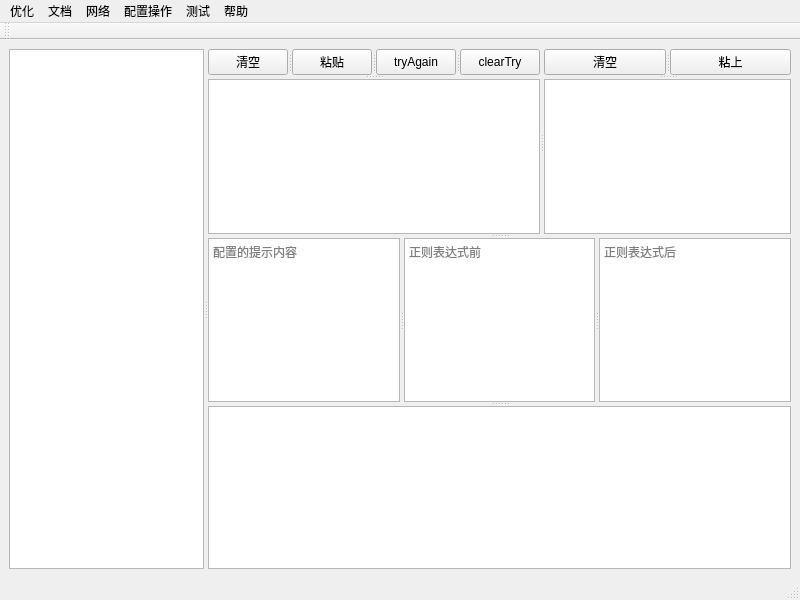
<?xml version="1.0" encoding="UTF-8"?>
<ui version="4.0">
 <class>MainWindow</class>
 <widget class="QMainWindow" name="MainWindow">
  <property name="geometry">
   <rect>
    <x>0</x>
    <y>0</y>
    <width>800</width>
    <height>600</height>
   </rect>
  </property>
  <property name="windowTitle">
   <string>代码集</string>
  </property>
  <property name="windowIcon">
   <iconset theme="title.ico">
    <normaloff>.</normaloff>.</iconset>
  </property>
  <widget class="QWidget" name="centralwidget">
   <layout class="QGridLayout" name="gridLayout">
    <item row="0" column="0">
     <widget class="QSplitter" name="splitter_10">
      <property name="orientation">
       <enum>Qt::Horizontal</enum>
      </property>
      <widget class="QListWidget" name="listWidget_frequse">
       <property name="enabled">
        <bool>true</bool>
       </property>
       <property name="acceptDrops">
        <bool>true</bool>
       </property>
       <property name="autoScrollMargin">
        <number>10</number>
       </property>
      </widget>
      <widget class="QSplitter" name="splitter_5">
       <property name="orientation">
        <enum>Qt::Vertical</enum>
       </property>
       <widget class="QSplitter" name="splitter_9">
        <property name="orientation">
         <enum>Qt::Horizontal</enum>
        </property>
        <widget class="QSplitter" name="splitter_3">
         <property name="orientation">
          <enum>Qt::Vertical</enum>
         </property>
         <widget class="QSplitter" name="splitter">
          <property name="orientation">
           <enum>Qt::Horizontal</enum>
          </property>
          <widget class="QSplitter" name="splitter_7">
           <property name="orientation">
            <enum>Qt::Horizontal</enum>
           </property>
           <widget class="QSplitter" name="splitter_8">
            <property name="orientation">
             <enum>Qt::Horizontal</enum>
            </property>
            <widget class="QPushButton" name="pushButton_left_clear">
             <property name="maximumSize">
              <size>
               <width>16777215</width>
               <height>29</height>
              </size>
             </property>
             <property name="text">
              <string>清空</string>
             </property>
            </widget>
            <widget class="QPushButton" name="pushButton_left_paste">
             <property name="maximumSize">
              <size>
               <width>16777215</width>
               <height>29</height>
              </size>
             </property>
             <property name="text">
              <string>粘贴</string>
             </property>
            </widget>
            <widget class="QPushButton" name="pushButton_tryagain">
             <property name="maximumSize">
              <size>
               <width>16777215</width>
               <height>29</height>
              </size>
             </property>
             <property name="text">
              <string>tryAgain</string>
             </property>
            </widget>
            <widget class="QPushButton" name="pushButton_clearTryAgainExt">
             <property name="text">
              <string>clearTry</string>
             </property>
            </widget>
           </widget>
          </widget>
         </widget>
         <widget class="QTextEdit" name="textEdit">
          <property name="html">
           <string>&lt;!DOCTYPE HTML PUBLIC &quot;-//W3C//DTD HTML 4.0//EN&quot; &quot;http://www.w3.org/TR/REC-html40/strict.dtd&quot;&gt;
&lt;html&gt;&lt;head&gt;&lt;meta name=&quot;qrichtext&quot; content=&quot;1&quot; /&gt;&lt;style type=&quot;text/css&quot;&gt;
p, li { white-space: pre-wrap; }
&lt;/style&gt;&lt;/head&gt;&lt;body style=&quot; font-family:'SimSun'; font-size:9pt; font-weight:400; font-style:normal;&quot;&gt;
&lt;p style=&quot;-qt-paragraph-type:empty; margin-top:0px; margin-bottom:0px; margin-left:0px; margin-right:0px; -qt-block-indent:0; text-indent:0px;&quot;&gt;&lt;br /&gt;&lt;/p&gt;&lt;/body&gt;&lt;/html&gt;</string>
          </property>
          <property name="acceptRichText">
           <bool>false</bool>
          </property>
         </widget>
        </widget>
        <widget class="QSplitter" name="splitter_6">
         <property name="orientation">
          <enum>Qt::Vertical</enum>
         </property>
         <widget class="QSplitter" name="splitter_4">
          <property name="orientation">
           <enum>Qt::Horizontal</enum>
          </property>
          <widget class="QPushButton" name="pushButton_right_clear">
           <property name="maximumSize">
            <size>
             <width>16777215</width>
             <height>29</height>
            </size>
           </property>
           <property name="text">
            <string>清空</string>
           </property>
          </widget>
          <widget class="QPushButton" name="pushButton_right_copy">
           <property name="maximumSize">
            <size>
             <width>16777215</width>
             <height>29</height>
            </size>
           </property>
           <property name="text">
            <string>粘上</string>
           </property>
          </widget>
         </widget>
         <widget class="QTextBrowser" name="textBrowser"/>
        </widget>
       </widget>
       <widget class="QSplitter" name="splitter_2">
        <property name="orientation">
         <enum>Qt::Horizontal</enum>
        </property>
        <widget class="QTextEdit" name="textEdit_cfgTips">
         <property name="placeholderText">
          <string>配置的提示内容</string>
         </property>
        </widget>
        <widget class="QTextEdit" name="textEdit_cfgBefore">
         <property name="placeholderText">
          <string>正则表达式前</string>
         </property>
        </widget>
        <widget class="QTextEdit" name="textEdit_cfgAfter">
         <property name="placeholderText">
          <string>正则表达式后</string>
         </property>
        </widget>
       </widget>
       <widget class="QListWidget" name="listWidget_searchresult"/>
      </widget>
     </widget>
    </item>
   </layout>
  </widget>
  <widget class="QMenuBar" name="menubar">
   <property name="geometry">
    <rect>
     <x>0</x>
     <y>0</y>
     <width>800</width>
     <height>23</height>
    </rect>
   </property>
   <widget class="QMenu" name="menuAyStle">
    <property name="title">
     <string>优化</string>
    </property>
    <widget class="QMenu" name="menu">
     <property name="title">
      <string>代码格式化</string>
     </property>
     <widget class="QMenu" name="menuConfig">
      <property name="title">
       <string>配置</string>
      </property>
      <addaction name="action_codeFormat_Edit_Config"/>
      <addaction name="action_codeFormat_Save_Config"/>
      <addaction name="action_codeFormat_Del_Config"/>
     </widget>
     <widget class="QMenu" name="menu_codeFormat_Recent">
      <property name="title">
       <string>最近打开</string>
      </property>
     </widget>
     <addaction name="action_codeFormat_File"/>
     <addaction name="action_codeFormat_Directory"/>
     <addaction name="menuConfig"/>
     <addaction name="menu_codeFormat_Recent"/>
    </widget>
    <addaction name="menu"/>
   </widget>
   <widget class="QMenu" name="menu_2">
    <property name="title">
     <string>帮助</string>
    </property>
    <addaction name="action_about"/>
    <addaction name="action_attention"/>
   </widget>
   <widget class="QMenu" name="menu_4">
    <property name="title">
     <string>文档</string>
    </property>
    <widget class="QMenu" name="menu_document_open_recent">
     <property name="title">
      <string>最近打开</string>
     </property>
    </widget>
    <widget class="QMenu" name="menu_document_search_recent">
     <property name="title">
      <string>最近查找</string>
     </property>
    </widget>
    <addaction name="action_office_open"/>
    <addaction name="action_office_search_file"/>
    <addaction name="action_office_search_dir"/>
    <addaction name="menu_document_open_recent"/>
    <addaction name="menu_document_search_recent"/>
   </widget>
   <widget class="QMenu" name="menu_5">
    <property name="title">
     <string>网络</string>
    </property>
    <widget class="QMenu" name="menu_6">
     <property name="title">
      <string>测试</string>
     </property>
     <addaction name="action_net_server"/>
     <addaction name="action_net_client"/>
    </widget>
    <widget class="QMenu" name="menu_7">
     <property name="title">
      <string>发布/订阅</string>
     </property>
     <addaction name="action_net_publish"/>
     <addaction name="action_net_subscribe"/>
    </widget>
    <addaction name="menu_6"/>
    <addaction name="menu_7"/>
   </widget>
   <widget class="QMenu" name="menu_8">
    <property name="title">
     <string>配置操作</string>
    </property>
    <addaction name="action_EditCfgFile"/>
    <addaction name="action_SwitchClearLeftText"/>
    <addaction name="action_TryAgain"/>
    <addaction name="actionclearTry"/>
    <addaction name="action_DeleteCfgFile"/>
    <addaction name="action_ClipBoarChange"/>
    <addaction name="action_checknoexistpath"/>
    <addaction name="action_background_update"/>
    <addaction name="action_update"/>
    <addaction name="action_hidebuttonswitch"/>
    <addaction name="action_newwindow_self"/>
    <addaction name="action_search"/>
   </widget>
   <widget class="QMenu" name="menu_9">
    <property name="title">
     <string>测试</string>
    </property>
    <addaction name="action_scan_test_dir"/>
   </widget>
   <addaction name="menuAyStle"/>
   <addaction name="menu_4"/>
   <addaction name="menu_5"/>
   <addaction name="menu_8"/>
   <addaction name="menu_9"/>
   <addaction name="menu_2"/>
  </widget>
  <widget class="QStatusBar" name="statusbar"/>
  <widget class="QToolBar" name="toolBar">
   <property name="windowTitle">
    <string>toolBar</string>
   </property>
   <attribute name="toolBarArea">
    <enum>TopToolBarArea</enum>
   </attribute>
   <attribute name="toolBarBreak">
    <bool>false</bool>
   </attribute>
  </widget>
  <action name="action_codeFormat_File">
   <property name="text">
    <string>文件</string>
   </property>
  </action>
  <action name="action_codeFormat_Directory">
   <property name="text">
    <string>文件夹</string>
   </property>
  </action>
  <action name="action_codeFormat_Edit_Config">
   <property name="text">
    <string>编辑</string>
   </property>
  </action>
  <action name="action_codeFormat_Save_Config">
   <property name="text">
    <string>保存</string>
   </property>
  </action>
  <action name="action_codeFormat_Del_Config">
   <property name="text">
    <string>删除</string>
   </property>
  </action>
  <action name="actionOpenFiles">
   <property name="text">
    <string>OpenFiles</string>
   </property>
  </action>
  <action name="action_about">
   <property name="text">
    <string>关于</string>
   </property>
  </action>
  <action name="actionfd">
   <property name="text">
    <string>fd</string>
   </property>
  </action>
  <action name="action_mysql_testdatabase">
   <property name="text">
    <string>测试</string>
   </property>
  </action>
  <action name="action_office_open">
   <property name="text">
    <string>打开</string>
   </property>
  </action>
  <action name="action_office_search_file">
   <property name="text">
    <string>查找文件</string>
   </property>
  </action>
  <action name="actionfd_2">
   <property name="text">
    <string>fd</string>
   </property>
  </action>
  <action name="action1">
   <property name="text">
    <string>1</string>
   </property>
  </action>
  <action name="action_office_search_dir">
   <property name="text">
    <string>查找文件夹</string>
   </property>
  </action>
  <action name="action_net_client">
   <property name="text">
    <string>客户端</string>
   </property>
  </action>
  <action name="action_net_server">
   <property name="text">
    <string>服务端</string>
   </property>
  </action>
  <action name="action_net_publish">
   <property name="text">
    <string>发布</string>
   </property>
  </action>
  <action name="action_net_subscribe">
   <property name="text">
    <string>订阅</string>
   </property>
  </action>
  <action name="action_EditCfgFile">
   <property name="checkable">
    <bool>true</bool>
   </property>
   <property name="checked">
    <bool>false</bool>
   </property>
   <property name="text">
    <string>编辑配置文件</string>
   </property>
   <property name="shortcut">
    <string>Ctrl+S</string>
   </property>
  </action>
  <action name="action_SwitchClearLeftText">
   <property name="checkable">
    <bool>true</bool>
   </property>
   <property name="text">
    <string>切换清除左侧内容</string>
   </property>
   <property name="shortcut">
    <string>Ctrl+W</string>
   </property>
  </action>
  <action name="action_TryAgain">
   <property name="text">
    <string>TryAgain</string>
   </property>
   <property name="shortcut">
    <string>Ctrl+R</string>
   </property>
  </action>
  <action name="action_DeleteCfgFile">
   <property name="checkable">
    <bool>true</bool>
   </property>
   <property name="enabled">
    <bool>true</bool>
   </property>
   <property name="text">
    <string>删除配置文件</string>
   </property>
   <property name="shortcut">
    <string>Ctrl+D</string>
   </property>
  </action>
  <action name="action_ClipBoarChange">
   <property name="checkable">
    <bool>true</bool>
   </property>
   <property name="text">
    <string>自动检测剪切板</string>
   </property>
  </action>
  <action name="action_attention">
   <property name="text">
    <string>注意事项</string>
   </property>
  </action>
  <action name="action_checknoexistpath">
   <property name="checkable">
    <bool>true</bool>
   </property>
   <property name="text">
    <string>过滤不存在的路径</string>
   </property>
  </action>
  <action name="action_background_update">
   <property name="checkable">
    <bool>true</bool>
   </property>
   <property name="checked">
    <bool>true</bool>
   </property>
   <property name="text">
    <string>后台更新</string>
   </property>
   <property name="toolTip">
    <string comment="勾选为后台延时更新，非勾选则为实时更新" extracomment="勾选为后台延时更新，非勾选则为实时更新">勾选为后台延时更新，非勾选则为实时更新</string>
   </property>
   <property name="statusTip">
    <string comment="勾选为后台延时更新，非勾选则为实时更新" extracomment="勾选为后台延时更新，非勾选则为实时更新">勾选为后台延时更新，非勾选则为实时更新</string>
   </property>
  </action>
  <action name="action_update">
   <property name="text">
    <string>更新一次</string>
   </property>
   <property name="shortcut">
    <string>Ctrl+U</string>
   </property>
  </action>
  <action name="action_hidebuttonswitch">
   <property name="checkable">
    <bool>true</bool>
   </property>
   <property name="checked">
    <bool>false</bool>
   </property>
   <property name="text">
    <string>简洁(无按钮)</string>
   </property>
  </action>
  <action name="action_newwindow">
   <property name="text">
    <string>新建</string>
   </property>
  </action>
  <action name="action_scan_test_dir">
   <property name="text">
    <string>扫描测试目录</string>
   </property>
  </action>
  <action name="action_newwindow_self">
   <property name="text">
    <string>新窗口</string>
   </property>
  </action>
  <action name="action_search">
   <property name="text">
    <string>查找</string>
   </property>
   <property name="shortcut">
    <string>Ctrl+F</string>
   </property>
  </action>
  <action name="actionclearTry">
   <property name="text">
    <string>clearTry</string>
   </property>
   <property name="shortcut">
    <string>Ctrl+T</string>
   </property>
  </action>
 </widget>
 <resources/>
 <connections/>
</ui>
